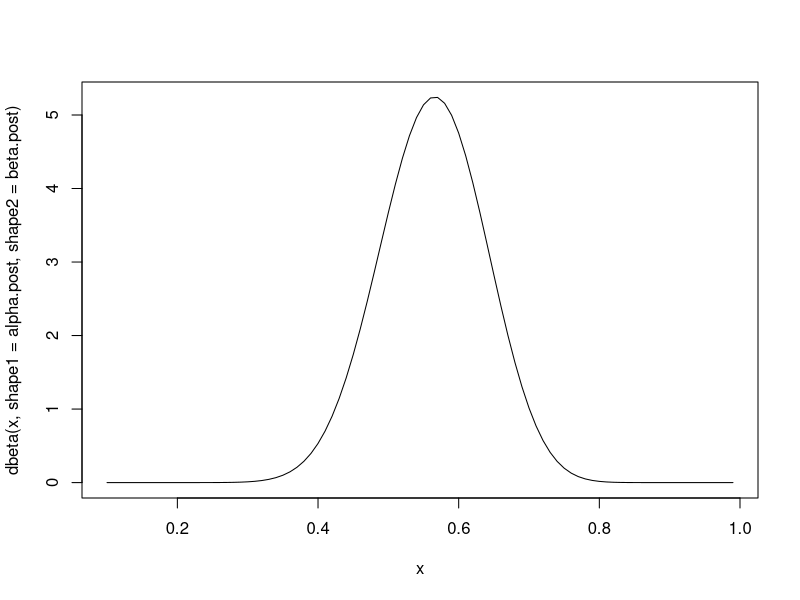
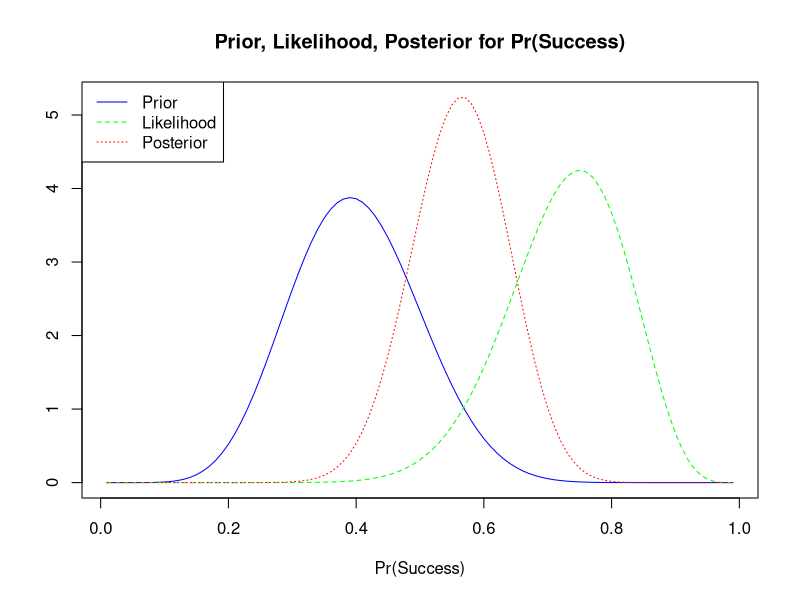
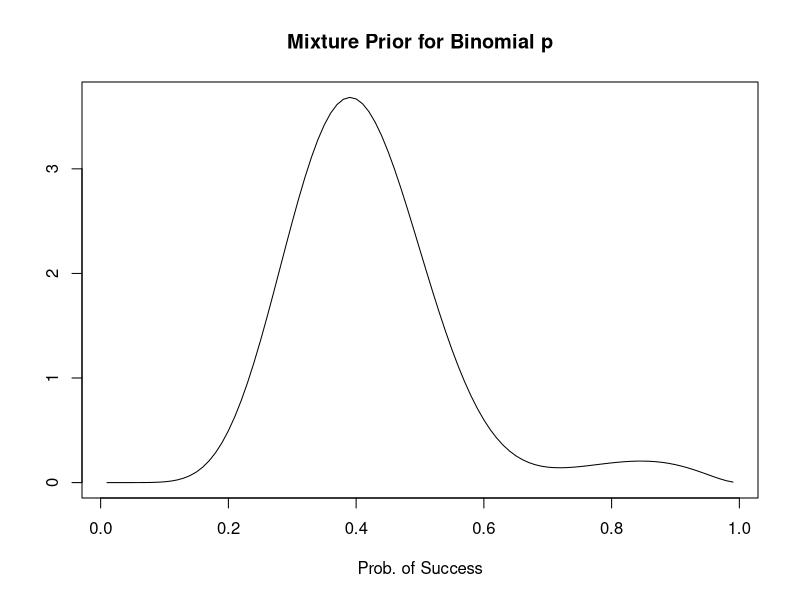
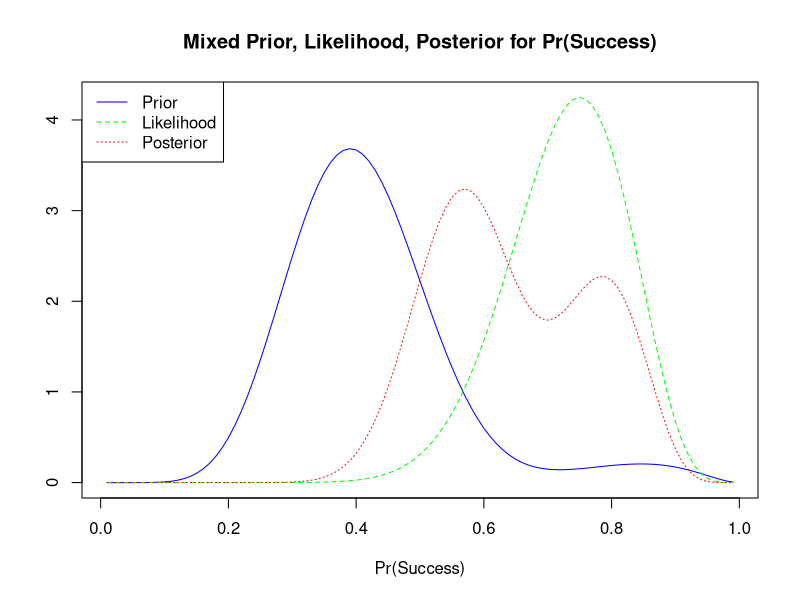

These figures' R source, in order:
# BDA Practical #1 Solutions
# J. Gair and R. Amaros-Salvador, 25 January 2019

# ------------------------------------------------------------------------
#  Problem 1 - analysis of binomial data
# prior is Be(9.2, 13.8); data are 15 successes in 20 trials
alpha.prior <- 9.2
beta.prior  <- 13.8
n           <- 20
num.succ    <- 15
p.hat       <- num.succ/n

# (a) The posterior dist'n is alpha' = alpha.prior + x
#                         and beta'  = beta.prior + n-x
alpha.post  <- alpha.prior+num.succ
beta.post   <- beta.prior +n-num.succ
cat("Posterior alpha=",alpha.post,"and beta=",beta.post,"\n")
#   Posterior alpha= 24.2 and beta= 18.8 

# Q ii. posterior mean=a'/(a'+b') 
cat("Posterior mean=",alpha.post/(alpha.post+beta.post),"\n")
# Posterior mean= 0.5627907 

x <- seq(0.1,0.99,by=0.01)
plot(x,dbeta(x,shape1=alpha.post,shape2=beta.post),type="l")

# Highest 95% Interval: need code for this
require(TeachingDemos)
cat("The 95% HPD for probability of success is",
    hpd(qbeta, shape1=alpha.post, shape2=beta.post),"\n")
# The 95% HPD for probability of success is 0.4162469 0.7077353 

#Q iii. not the same as above:
cat("0.025 and 0.975=",qbeta(p=c(0.025,0.975),shape1=alpha.post,
                             shape2=beta.post))
# 0.414, 0.706

#Q iv. Pr(p >0.6)
cat("Pr(p>-.6)=",1-pbeta(0.6,shape1=alpha.post,shape2=beta.post),"\n")
# Pr(p>-.6)= 0.3156323 

#Q v. with Uniform prior
alpha.post2 <- 1+num.succ
beta.post2  <- 1+n-num.succ
cat("Pr(p>0.6=",1-pbeta(0.6,shape1=alpha.post2,shape2=beta.post2),"\n")
# Pr(p>0.6= 0.9042598 

#Q v. with Jeffreys prior
alpha.post2 <- 0.5+num.succ
beta.post2  <- 0.5+n-num.succ
cat("Pr(p>0.6=",1-pbeta(0.6,shape1=alpha.post2,shape2=beta.post2),"\n")
# Pr(p>0.6= 0.9176342 


#Q vi. Posterior marginal for event (posterior predictive dist'n):
# Pr(x>=25|n=40); need the beta-binomial distribution

#
incomplete.beta.fun <- function(alpha,beta) {
  out <- gamma(alpha)*gamma(beta)/gamma(alpha+beta)
  return(out)
}

dbetabinomial <- function(x,alpha,beta,n) {
  icb.1 <- incomplete.beta.fun(alpha,beta)
  icb.2 <- incomplete.beta.fun(x+alpha,n-x+beta)
  bin.coef <- gamma(n+1)/(gamma(x+1)*gamma(n-x+1))
  out <- (1/icb.1)*bin.coef*icb.2
  return(out)
}

pbetabinomial <- function(X,alpha,beta,n) {
  out <- sum(dbetabinomial(x=0:X,alpha,beta,n))
  return(out)
}

cat("Posterior Pr(X>=25|n=40) based on Beta-Binom(alpha.post, beta.post, n) \n")
cat(1-pbetabinomial(X=24,alpha=alpha.post,beta=beta.post,n=40),"\n")
# 0.3290134 

#Q vii. Bayesian P-value based on the Prior
#    Probability of at least 15 successes in n=20 trials. 
cat("Prior Pr(X>=15|n=20) based on Beta-Binom(alpha, beta, n) \n")
cat(1-pbetabinomial(X=14,alpha=alpha.prior,beta=beta.prior,n=20),"\n")
# 0.01525992

#Q viii.  pictures of densities and obs'n, and likelihood- 10-15% overlap?
theta <- seq(0.01,0.99,by=0.01)
binomial.likelihood.norm.constant <- 
  integrate(f=function(theta) { dbinom(x=num.succ,size=n,prob=theta)},
            lower=0.01,upper=0.99)$value

prior.dens <- dbeta(x=theta,shape1=alpha.prior,shape2=beta.prior)
post.dens  <- dbeta(x=theta,shape1=alpha.post, shape2=beta.post)
likelihood <- dbinom(x=num.succ,size=n,prob=theta)/
  binomial.likelihood.norm.constant
my.ylim <- range(c(prior.dens,post.dens,likelihood))
plot(theta,prior.dens,type='l',col='blue',ylim=my.ylim,xlab='Pr(Success)',
     ylab='',main='Prior, Likelihood, Posterior for Pr(Success)')
lines(theta,likelihood,col='green',lty=2)
lines(theta,post.dens,col='red',lty=3)
legend('topleft',legend=c('Prior','Likelihood','Posterior'),
       col=c('blue','green','red'),lty=1:3 )

# ------------------------------------------------------------------------
# Question 2 - Mixture Prior: 95% for Be(9.2, 13.8) and 5% for Be such that E=0.8, SD=0.1

#Q i. parameters of Beta such that E=0.8 and SD=0.1
# solving for Beta shape parameters given mu and sigma
beta.param.calc <- function(mu,sigma) {
  alpha <- (mu^2*(1-mu)-mu*sigma^2)/sigma^2
  beta  <- alpha*(1-mu)/mu
  return(list(alpha=alpha,beta=beta))
}

winner.beta.par <- unlist(beta.param.calc(mu=0.8,sigma=0.1))
alpha.winner <- winner.beta.par[1]
beta.winner  <- winner.beta.par[2]
cat("Beta dist'n for winner, shape1=",alpha.winner,"shape2=",
    beta.winner ,"\n")
# Beta dist'n for winner, shape1= 12 shape2= 3 

#Q ii. Draw picture of the mixture prior- seems sensible
pi.1  <- 0.95
theta <- seq(0.01,0.99,by=0.01)
prior.dens.winner <- dbeta(x=theta,shape1=alpha.winner,shape2=beta.winner)
prior.mix.density <- pi.1*prior.dens+(1-pi.1)*prior.dens.winner
plot(theta,prior.mix.density,xlab="Prob. of Success",ylab="",
     main="Mixture Prior for Binomial p",type="l")

#Q iii. Pr(p>0.6)? Need posterior distribution of the mixture
y <- 15; n<- 20
marginal.y <- pi.1*dbetabinomial(x=y,alpha=alpha.prior,beta=beta.prior,n=n) +
  (1-pi.1)*dbetabinomial(x=y,alpha=alpha.winner,beta=beta.winner,n=n)

w1 <- pi.1*choose(n=n,k=y)*beta(alpha.prior+y,beta.prior+n-y)/
  (beta(alpha.prior,beta.prior))
w2 <- (1-pi.1)*choose(n=n,k=y)*beta(alpha.winner+y,beta.winner+n-y)/
  (beta(alpha.winner,beta.winner))
w1.scale <- w1/marginal.y
w2.scale <- w2/marginal.y
cat("wt1=",w1.scale,"wt2=",w2.scale,"sum=",w1.scale+w2.scale,"\n")


alpha.winner.post=alpha.winner+y
beta.winner.post=beta.winner+n-y

cat("Pr(p> .6)=",w1.scale*(1-pbeta(0.6,shape1=alpha.post,shape2=beta.post)) +
      w2.scale*(1-pbeta(0.6,shape1=alpha.winner.post,shape2=beta.winner.post)),
    "\n")
# Pr(p> .6)= 0.5806201, 

#Q iv. Bayesian P-value calculation, based on the Mixture Prior
# marginal dist'n is a mixture of Beta-Binom
#    Probability of at least 15 successes in n=20 trials. 
cat("Prior Pr(X>=15|n=20) based on mixture of Beta-Binom \n")
piece1 <- 1-pbetabinomial(X=14,alpha=alpha.prior,beta=beta.prior,n=20)
piece2 <- 1-pbetabinomial(X=14,alpha=alpha.winner,
                          beta=beta.winner,n=20)
cat(pi.1*piece1+(1-pi.1)*piece2,"\n")
# 0.05144791  # 5.1% vs 1.5%

#Q v. prior/likelihood/posterior plot
post.mix.density  <- w1.scale*dbeta(x=theta,shape1=alpha.post, shape2=beta.post) +
  w2.scale*dbeta(x=theta,shape1=alpha.winner.post,shape2=beta.winner.post)
likelihood <- dbinom(x=num.succ,size=n,prob=theta)/
  binomial.likelihood.norm.constant
my.ylim <- range(c(prior.mix.density,post.mix.density,likelihood))
plot(theta,prior.mix.density,type='l',col='blue',ylim=my.ylim,xlab='Pr(Success)',
     ylab='',main='Mixed Prior, Likelihood, Posterior for Pr(Success)')
lines(theta,likelihood,col='green',lty=2)
lines(theta,post.mix.density,col='red',lty=3)
legend('topleft',legend=c('Prior','Likelihood','Posterior'),
       col=c('blue','green','red'),lty=1:3 )

# ------------------------------------------------------------------------
# 3. Analysis of normal data: systolic blood pressure, sigma=5, mu unknown
obs <- c(127,133)

# Q i: prior for mu: Normal(mean=120,sd=10)

# Q ii: posterior given 2 measurements of 127 and 133
normal.mu.posterior.mean <- function(mu.prior,mu.sd,sigma,ybar,n) {
  wt.prior <- sigma^2/(sigma^2+n*mu.sd^2)
  out <- wt.prior*mu.prior + (1-wt.prior)*ybar
  return(out)
}

normal.mu.posterior.sd <- function(mu.sd,sigma,n) {
  out <- sqrt(mu.sd^2*sigma^2/(sigma^2+n*mu.sd^2))
  return(out)
}

post.mean <- normal.mu.posterior.mean(mu.prior=120,
                                      mu.sd=10,sigma=5,ybar=mean(obs),n=2)
post.sd   <- normal.mu.posterior.sd(mu.sd=10,sigma=5,n=2)
cat("posterior mean for mu=",post.mean ,"\n")
# posterior mean for mu= 128.8889 

cat("posterior sd for mu=",post.sd ,"\n")
# posterior sd for mu= 3.33 

# 95% credible interval
cat("95% CI for mu=",qnorm(p=c(0.025,0.975),mean=post.mean,sd=post.sd),"\n")
# 95% CI for mu= 122.3557 135.4221  

#Q iii: effect of 2 more readings of 130 on the posterior
obs <- c(127,133,130,130)
post.mean <- normal.mu.posterior.mean(mu.prior=120,
                                      mu.sd=10,sigma=5,ybar=mean(obs),n=4)
post.sd   <- normal.mu.posterior.sd(mu.sd=10,sigma=5,n=4)
cat("posterior mean for mu=",post.mean ,"\n")
# posterior mean for mu= 129.4118 

cat("posterior sd for mu=",post.sd ,"\n")
# posterior sd for mu= 2.425356  

# 95% credible interval
cat("95% CI for mu=",qnorm(p=c(0.025,0.975),mean=post.mean,sd=post.sd),"\n")
# 95% CI for mu= 124.6582 134.1654  
